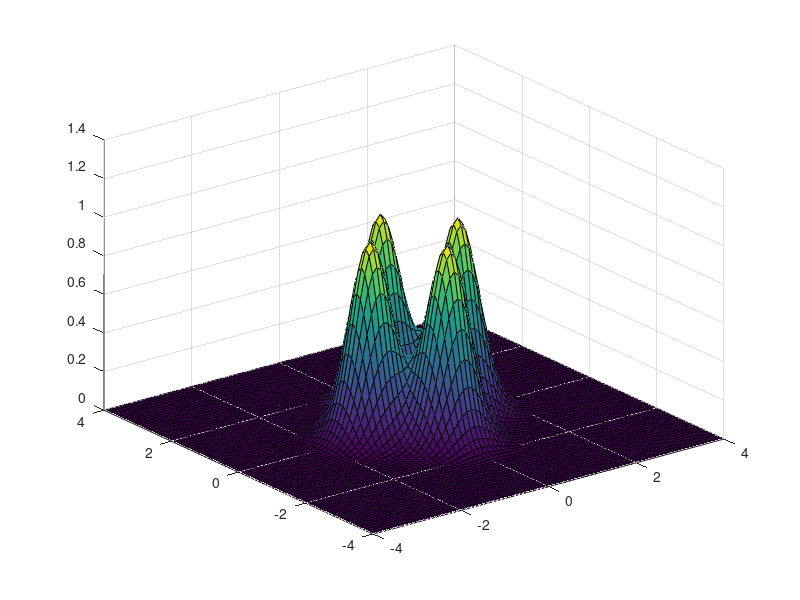
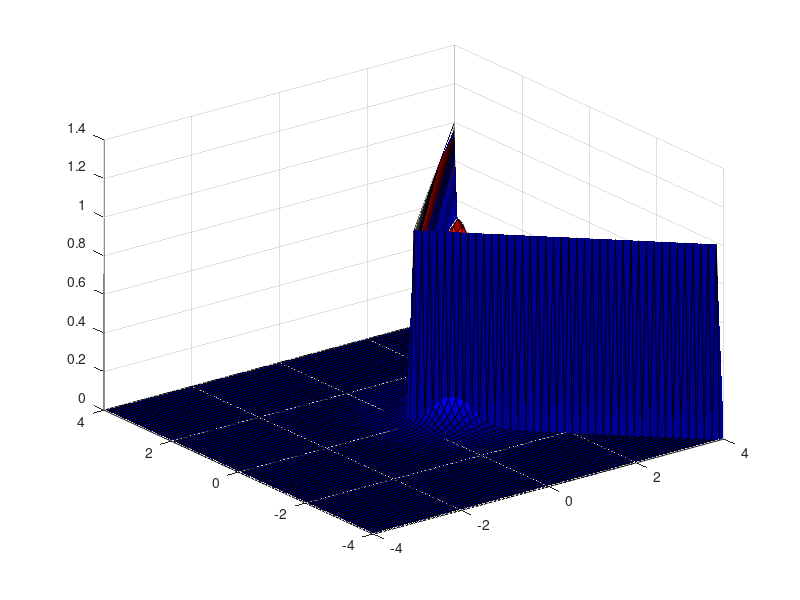

Source code (MATLAB) for these figures, in order:
% Demo Fehlerwahrscheinlichkeit QPSK
% Vorlesung Nachrichtentechnik II
% Institut fuer Nachrichtentechnik (CEL)

clc
clear;
close all;

%Signalenergie
Es=1;

%Signal-zu-Rauschverhaeltnis (SNR) in Dezibel (dB)
SNR=5;

%Rauschenergie
N0=Es/10^(SNR./10);

A=sqrt(Es);

mu=[A 0; 0 A; -A 0; 0 -A];

K=1/pi/N0;

pts = -4:.1:4;
N = length(pts);
X = reshape(repmat(pts,1,N),N,N);
Y = reshape(repmat(pts,N,1),N,N);
Z = K*exp((-(X-mu(1,1)).^2-(Y-mu(1,2)).^2)./N0)+K*exp((-(X-mu(2,1)).^2-(Y-mu(2,2)).^2)./N0) +K* exp((-(X-mu(3,1)).^2-(Y-mu(3,2)).^2)./N0)+K*exp((-(X-mu(4,1)).^2-(Y-mu(4,2)).^2)./N0);
figure;surf(X,Y,Z)

% Symbol 1
Z1 = K*exp((-(X-mu(1,1)).^2-(Y-mu(1,2)).^2)./N0);
figure;surf(X,Y,Z1)
B = zeros(N,N);
for i=1+(N-1)/2:N
    for k=1+(N-1)/2:N-1
        if (i==k)
            B(i,k)=max(Z1(:));
            B(i,41-k+1+40)=max(Z1(:));
        end
    end
end

hold on
surf(X,Y,B)
colormap('jet')